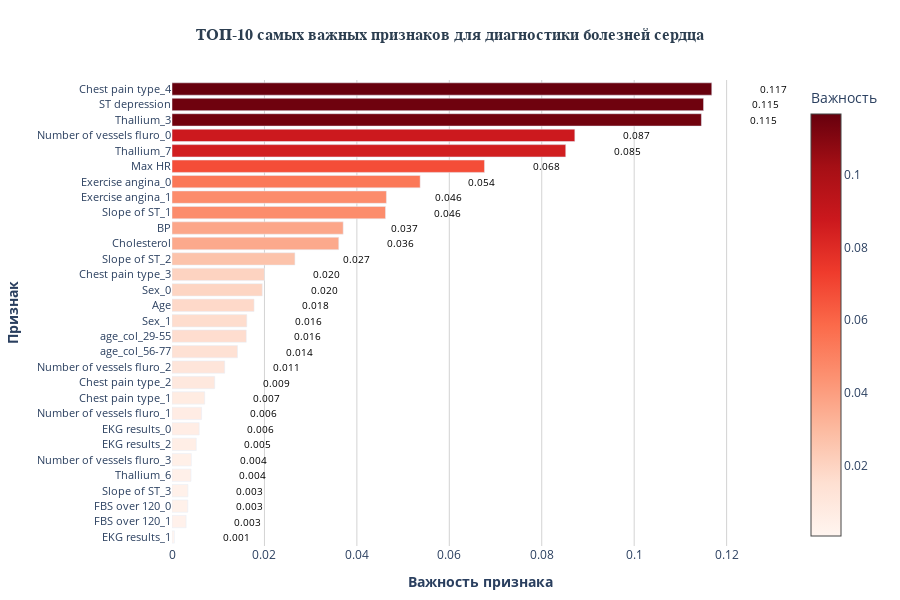

The notebook cell saved with this chart:
### Code cell
import numpy as np
import pandas as pd
import matplotlib.pyplot as plt
import seaborn as sns
import plotly.graph_objects as go
import plotly.express as px
from plotly.subplots import make_subplots
import shap
from sklearn.inspection import permutation_importance

# Устанавливаем стиль
plt.style.use('seaborn-v0_8-whitegrid')
sns.set_palette("husl")

# ==================== 1. ВАЖНОСТЬ ПРИЗНАКОВ (Feature Importance) ====================

# Получаем важность признаков из модели
feature_importance = model.feature_importances_
feature_names = heart_df.drop(columns=['Heart Disease']).columns

# Создаем DataFrame для удобства
importance_df = pd.DataFrame({
    'Признак': feature_names,
    'Важность': feature_importance
}).sort_values('Важность', ascending=True)
# График 1.2: Interactive Plotly chart
fig1 = go.Figure()

fig1.add_trace(go.Bar(
    y=importance_df['Признак'],
    x=importance_df['Важность'],
    orientation='h',
    marker=dict(
        color=importance_df['Важность'],
        colorscale='Reds',
        showscale=True,
        colorbar=dict(title="Важность")
    ),
    hovertemplate='<b>%{y}</b><br>Важность: %{x:.3f}<extra></extra>',
    name='Важность признака'
))

fig1.update_layout(
    title=dict(
        text='<b>ТОП-10 самых важных признаков для диагностики болезней сердца</b>',
        font=dict(size=16, family='Arial', color='#2c3e50'),
        x=0.5
    ),
    xaxis=dict(
        title='<b>Важность признака</b>',
        gridcolor='lightgray',
        gridwidth=1
    ),
    yaxis=dict(
        title='<b>Признак</b>',
        tickfont=dict(size=11)
    ),
    plot_bgcolor='white',
    width=900,
    height=600,
    margin=dict(l=100, r=50, t=80, b=50),
    showlegend=False
)

# Добавляем аннотации с значениями
for i, (feature, importance) in enumerate(zip(importance_df['Признак'], importance_df['Важность'])):
    fig1.add_annotation(
        x=importance + 0.01,
        y=feature,
        text=f'{importance:.3f}',
        showarrow=False,
        font=dict(size=10, color='black'),
        xanchor='left'
    )

fig1.show()
fig1.write_html("feature_importance_interactive.html")
fig1.write_image("feature_importance_plotly.png", width=900, height=600)

### Figure 1 — Plotly figure (JSON) as saved in the notebook; plotly's stock layout.template omitted (floating-point values rounded to 4 significant figures)
{"data": [{"hovertemplate": "<b>%{y}</b><br>Важность: %{x:.3f}<extra></extra>", "marker": {"color": [0.0005189, 0.003058, 0.003407, 0.003443, 0.004105, 0.004196, 0.005251, 0.005888, 0.006405, 0.007072, 0.009236, 0.0114, 0.01417, 0.01607, 0.01619, 0.01776, 0.01953, 0.02, 0.0266, 0.03608, 0.03704, 0.04619, 0.04639, 0.05369, 0.06761, 0.08519, 0.08716, 0.1145, 0.115, 0.1168], "colorbar": {"title": {"text": "Важность"}}, "colorscale": [[0, "rgb(255,245,240)"], [0.125, "rgb(254,224,210)"], [0.25, "rgb(252,187,161)"], [0.375, "rgb(252,146,114)"], [0.5, "rgb(251,106,74)"], [0.625, "rgb(239,59,44)"], [0.75, "rgb(203,24,29)"], [0.875, "rgb(165,15,21)"], [1, "rgb(103,0,13)"]], "showscale": true}, "name": "Важность признака", "orientation": "h", "type": "bar", "x": [0.0005189, 0.003058, 0.003407, 0.003443, 0.004105, 0.004196, 0.005251, 0.005888, 0.006405, 0.007072, 0.009236, 0.0114, 0.01417, 0.01607, 0.01619, 0.01776, 0.01953, 0.02, 0.0266, 0.03608, 0.03704, 0.04619, 0.04639, 0.05369, 0.06761, 0.08519, 0.08716, 0.1145, 0.115, 0.1168], "y": ["EKG results_1", "FBS over 120_1", "FBS over 120_0", "Slope of ST_3", "Thallium_6", "Number of vessels fluro_3", "EKG results_2", "EKG results_0", "Number of vessels fluro_1", "Chest pain type_1", "Chest pain type_2", "Number of vessels fluro_2", "age_col_56-77", "age_col_29-55", "Sex_1", "Age", "Sex_0", "Chest pain type_3", "Slope of ST_2", "Cholesterol", "BP", "Slope of ST_1", "Exercise angina_1", "Exercise angina_0", "Max HR", "Thallium_7", "Number of vessels fluro_0", "Thallium_3", "ST depression", "Chest pain type_4"]}], "layout": {"annotations": [{"font": {"color": "black", "size": 10}, "showarrow": false, "text": "0.001", "x": 0.01052, "xanchor": "left", "y": "EKG results_1"}, {"font": {"color": "black", "size": 10}, "showarrow": false, "text": "0.003", "x": 0.01306, "xanchor": "left", "y": "FBS over 120_1"}, {"font": {"color": "black", "size": 10}, "showarrow": false, "text": "0.003", "x": 0.01341, "xanchor": "left", "y": "FBS over 120_0"}, {"font": {"color": "black", "size": 10}, "showarrow": false, "text": "0.003", "x": 0.01344, "xanchor": "left", "y": "Slope of ST_3"}, {"font": {"color": "black", "size": 10}, "showarrow": false, "text": "0.004", "x": 0.01411, "xanchor": "left", "y": "Thallium_6"}, {"font": {"color": "black", "size": 10}, "showarrow": false, "text": "0.004", "x": 0.0142, "xanchor": "left", "y": "Number of vessels fluro_3"}, {"font": {"color": "black", "size": 10}, "showarrow": false, "text": "0.005", "x": 0.01525, "xanchor": "left", "y": "EKG results_2"}, {"font": {"color": "black", "size": 10}, "showarrow": false, "text": "0.006", "x": 0.01589, "xanchor": "left", "y": "EKG results_0"}, {"font": {"color": "black", "size": 10}, "showarrow": false, "text": "0.006", "x": 0.0164, "xanchor": "left", "y": "Number of vessels fluro_1"}, {"font": {"color": "black", "size": 10}, "showarrow": false, "text": "0.007", "x": 0.01707, "xanchor": "left", "y": "Chest pain type_1"}, {"font": {"color": "black", "size": 10}, "showarrow": false, "text": "0.009", "x": 0.01924, "xanchor": "left", "y": "Chest pain type_2"}, {"font": {"color": "black", "size": 10}, "showarrow": false, "text": "0.011", "x": 0.0214, "xanchor": "left", "y": "Number of vessels fluro_2"}, {"font": {"color": "black", "size": 10}, "showarrow": false, "text": "0.014", "x": 0.02417, "xanchor": "left", "y": "age_col_56-77"}, {"font": {"color": "black", "size": 10}, "showarrow": false, "text": "0.016", "x": 0.02607, "xanchor": "left", "y": "age_col_29-55"}, {"font": {"color": "black", "size": 10}, "showarrow": false, "text": "0.016", "x": 0.02619, "xanchor": "left", "y": "Sex_1"}, {"font": {"color": "black", "size": 10}, "showarrow": false, "text": "0.018", "x": 0.02776, "xanchor": "left", "y": "Age"}, {"font": {"color": "black", "size": 10}, "showarrow": false, "text": "0.020", "x": 0.02953, "xanchor": "left", "y": "Sex_0"}, {"font": {"color": "black", "size": 10}, "showarrow": false, "text": "0.020", "x": 0.03, "xanchor": "left", "y": "Chest pain type_3"}, {"font": {"color": "black", "size": 10}, "showarrow": false, "text": "0.027", "x": 0.0366, "xanchor": "left", "y": "Slope of ST_2"}, {"font": {"color": "black", "size": 10}, "showarrow": false, "text": "0.036", "x": 0.04608, "xanchor": "left", "y": "Cholesterol"}, {"font": {"color": "black", "size": 10}, "showarrow": false, "text": "0.037", "x": 0.04704, "xanchor": "left", "y": "BP"}, {"font": {"color": "black", "size": 10}, "showarrow": false, "text": "0.046", "x": 0.05619, "xanchor": "left", "y": "Slope of ST_1"}, {"font": {"color": "black", "size": 10}, "showarrow": false, "text": "0.046", "x": 0.05639, "xanchor": "left", "y": "Exercise angina_1"}, {"font": {"color": "black", "size": 10}, "showarrow": false, "text": "0.054", "x": 0.06369, "xanchor": "left", "y": "Exercise angina_0"}, {"font": {"color": "black", "size": 10}, "showarrow": false, "text": "0.068", "x": 0.07761, "xanchor": "left", "y": "Max HR"}, {"font": {"color": "black", "size": 10}, "showarrow": false, "text": "0.085", "x": 0.09519, "xanchor": "left", "y": "Thallium_7"}, {"font": {"color": "black", "size": 10}, "showarrow": false, "text": "0.087", "x": 0.09716, "xanchor": "left", "y": "Number of vessels fluro_0"}, {"font": {"color": "black", "size": 10}, "showarrow": false, "text": "0.115", "x": 0.1245, "xanchor": "left", "y": "Thallium_3"}, {"font": {"color": "black", "size": 10}, "showarrow": false, "text": "0.115", "x": 0.125, "xanchor": "left", "y": "ST depression"}, {"font": {"color": "black", "size": 10}, "showarrow": false, "text": "0.117", "x": 0.1268, "xanchor": "left", "y": "Chest pain type_4"}], "height": 600, "margin": {"b": 50, "l": 100, "r": 50, "t": 80}, "plot_bgcolor": "white", "showlegend": false, "title": {"font": {"color": "#2c3e50", "family": "Arial", "size": 16}, "text": "<b>ТОП-10 самых важных признаков для диагностики болезней сердца</b>", "x": 0.5}, "width": 900, "xaxis": {"gridcolor": "lightgray", "gridwidth": 1, "title": {"text": "<b>Важность признака</b>"}}, "yaxis": {"tickfont": {"size": 11}, "title": {"text": "<b>Признак</b>"}}}}
